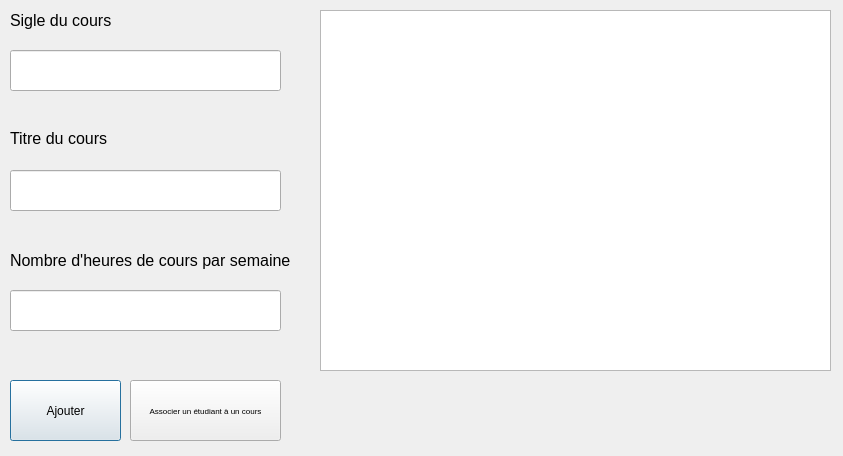
<?xml version="1.0" encoding="UTF-8"?>
<ui version="4.0">
 <class>Dialog</class>
 <widget class="QDialog" name="Dialog">
  <property name="geometry">
   <rect>
    <x>0</x>
    <y>0</y>
    <width>843</width>
    <height>456</height>
   </rect>
  </property>
  <property name="windowTitle">
   <string>Dialog</string>
  </property>
  <widget class="QLabel" name="labelSigle">
   <property name="geometry">
    <rect>
     <x>10</x>
     <y>10</y>
     <width>101</width>
     <height>21</height>
    </rect>
   </property>
   <property name="font">
    <font>
     <pointsize>12</pointsize>
    </font>
   </property>
   <property name="text">
    <string>Sigle du cours</string>
   </property>
  </widget>
  <widget class="QLabel" name="labelTitre">
   <property name="geometry">
    <rect>
     <x>10</x>
     <y>130</y>
     <width>101</width>
     <height>16</height>
    </rect>
   </property>
   <property name="font">
    <font>
     <pointsize>12</pointsize>
    </font>
   </property>
   <property name="text">
    <string>Titre du cours</string>
   </property>
  </widget>
  <widget class="QLabel" name="labelHeures">
   <property name="geometry">
    <rect>
     <x>10</x>
     <y>250</y>
     <width>281</width>
     <height>21</height>
    </rect>
   </property>
   <property name="font">
    <font>
     <pointsize>12</pointsize>
    </font>
   </property>
   <property name="text">
    <string>Nombre d'heures de cours par semaine</string>
   </property>
  </widget>
  <widget class="QTextBrowser" name="textBrowserCours">
   <property name="geometry">
    <rect>
     <x>320</x>
     <y>10</y>
     <width>511</width>
     <height>361</height>
    </rect>
   </property>
  </widget>
  <widget class="QLabel" name="labelErreurSigle">
   <property name="geometry">
    <rect>
     <x>10</x>
     <y>100</y>
     <width>271</width>
     <height>16</height>
    </rect>
   </property>
   <property name="text">
    <string/>
   </property>
  </widget>
  <widget class="QLabel" name="labelErreurTitre">
   <property name="geometry">
    <rect>
     <x>10</x>
     <y>220</y>
     <width>271</width>
     <height>16</height>
    </rect>
   </property>
   <property name="text">
    <string/>
   </property>
  </widget>
  <widget class="QLabel" name="labelErreurHeures">
   <property name="geometry">
    <rect>
     <x>10</x>
     <y>340</y>
     <width>271</width>
     <height>16</height>
    </rect>
   </property>
   <property name="text">
    <string/>
   </property>
  </widget>
  <widget class="QLineEdit" name="lineEditSigle">
   <property name="geometry">
    <rect>
     <x>10</x>
     <y>50</y>
     <width>271</width>
     <height>41</height>
    </rect>
   </property>
  </widget>
  <widget class="QPushButton" name="pushButtonAjouter">
   <property name="geometry">
    <rect>
     <x>10</x>
     <y>380</y>
     <width>111</width>
     <height>61</height>
    </rect>
   </property>
   <property name="text">
    <string>Ajouter</string>
   </property>
  </widget>
  <widget class="QPushButton" name="pushButtonAssocier">
   <property name="geometry">
    <rect>
     <x>130</x>
     <y>380</y>
     <width>151</width>
     <height>61</height>
    </rect>
   </property>
   <property name="font">
    <font>
     <pointsize>6</pointsize>
    </font>
   </property>
   <property name="text">
    <string>Associer un étudiant à un cours</string>
   </property>
  </widget>
  <widget class="QLineEdit" name="lineEditTitre">
   <property name="geometry">
    <rect>
     <x>10</x>
     <y>170</y>
     <width>271</width>
     <height>41</height>
    </rect>
   </property>
  </widget>
  <widget class="QLineEdit" name="lineEditHeures">
   <property name="geometry">
    <rect>
     <x>10</x>
     <y>290</y>
     <width>271</width>
     <height>41</height>
    </rect>
   </property>
  </widget>
 </widget>
 <resources/>
 <connections/>
</ui>
